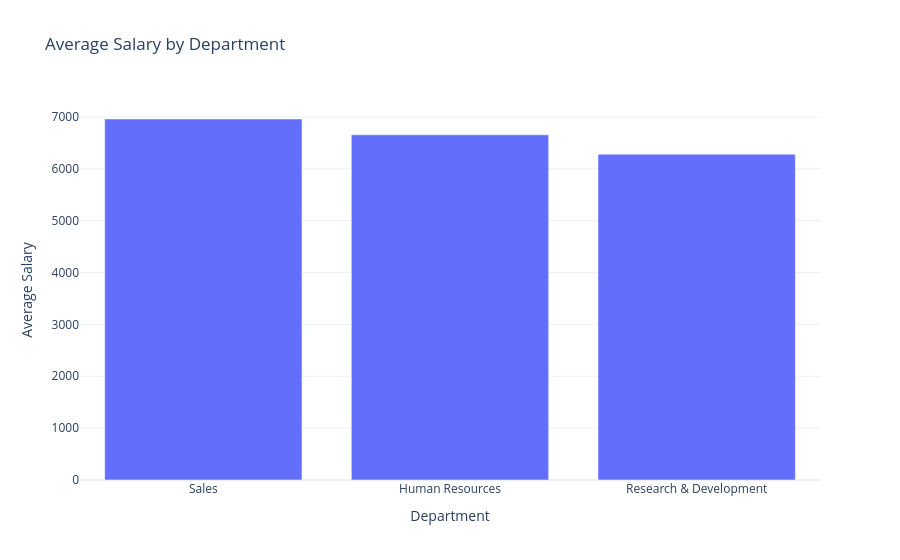

Notebook code for this chart:
### Markdown cell above
### 12.2 Average Salary by Department

### Code cell
fig = px.bar(
    department_salary,
    x="Department",
    y="Average_Salary",
    title="Average Salary by Department"
)

fig.update_layout(
    xaxis_title="Department",
    yaxis_title="Average Salary",
    template="plotly_white"
)

fig.show()

### Figure 1 — Plotly figure (JSON) as saved in the notebook; plotly's stock layout.template omitted (floating-point values rounded to 4 significant figures)
{"data": [{"hovertemplate": "Department=%{x}<br>Average_Salary=%{y}<extra></extra>", "legendgroup": "", "marker": {"color": "#636efa", "pattern": {"shape": ""}}, "name": "", "orientation": "v", "showlegend": false, "textposition": "auto", "type": "bar", "x": ["Sales", "Human Resources", "Research & Development"], "xaxis": "x", "y": [6959.0, 6655.0, 6281.0], "yaxis": "y"}], "layout": {"autosize": true, "barmode": "relative", "legend": {"tracegroupgap": 0}, "title": {"text": "Average Salary by Department"}, "xaxis": {"anchor": "y", "autorange": true, "domain": [0, 1], "range": [-0.5, 2.5], "title": {"text": "Department"}, "type": "category"}, "yaxis": {"anchor": "x", "autorange": true, "domain": [0, 1], "range": [0, 7325.0], "title": {"text": "Average Salary"}, "type": "linear"}}}
